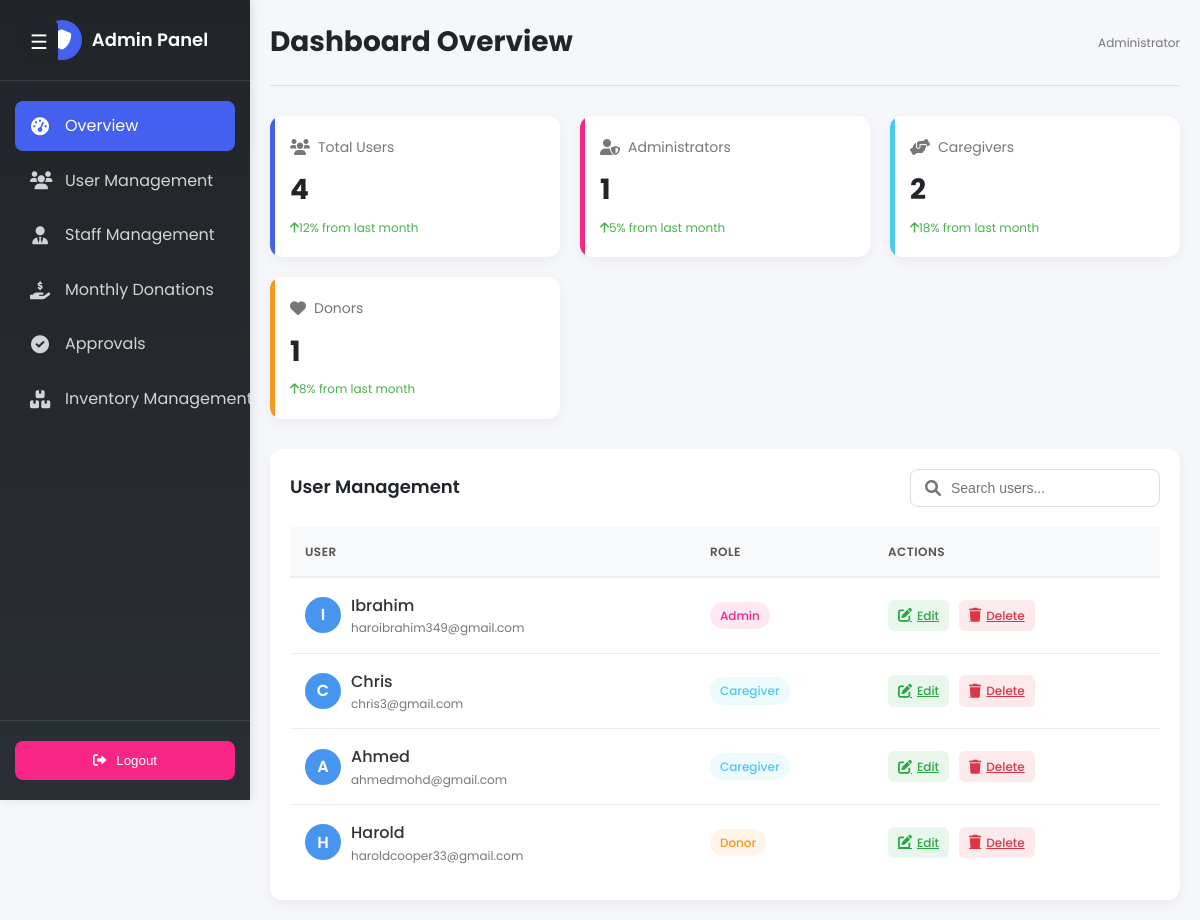
Page /admin_dashboard.php (signed in) on the committed database.
### tables this page shows
CREATE TABLE `users` (
  `id` int(11) NOT NULL,
  `username` varchar(50) NOT NULL,
  `email` varchar(100) NOT NULL,
  `password` varchar(255) NOT NULL,
  `role` enum('admin','caregiver','donor') DEFAULT 'donor'
);

### admin_dashboard.php (the view, shortened to what this page needs)
<?php
require 'db.php';
try
{
    $stmt = $pdo->query("SELECT id, username, email, role FROM users");
    $users = $stmt->fetchAll(PDO::FETCH_ASSOC);
} catch (PDOException $e)
{
    error_log("Database error: " . $e->getMessage());
    die("An error occurred while fetching user data.");
}
$role_counts = [
    'admin' => 0,
    'caregiver' => 0,
    'donor' => 0,
    'total' => count($users)
];
foreach ($users as $user)
{
    if (isset($role_counts[$user['role']]))
    {
        $role_counts[$user['role']]++;
    }
}
?>
<!DOCTYPE html>
<html lang="en">
<head>
    <link rel="stylesheet" href="https://cdnjs.cloudflare.com/ajax/libs/font-awesome/6.0.0-beta3/css/all.min.css">
</head>
<body>
    <button class="hamburger" onclick="toggleSidebar()">&#9776;</button>
    <div class="app-container">
        <div class="sidebar" id="sidebar">
            <div>
                <div class="logo-container">
                    <div class="logo">
                        <i class="fas fa-shield-alt"></i>
                    </div>
                    <span class="logo-text">Admin Panel</span>
                </div>
                <div class="nav-menu">
                    <div class="nav-item">
                        <a href="admin_dashboard.php" class="nav-link active">
                            <i class="fas fa-tachometer-alt"></i>
                            <span class="nav-link-text">Overview</span>
                        </a>
                    </div>
                    <div class="nav-item">
                        <a href="manage_users.php" class="nav-link">
                            <i class="fas fa-users"></i>
                            <span class="nav-link-text">User Management</span>
                        </a>
                    </div>
                    <div class="nav-item">
                        <a href="staff_management.php" class="nav-link">
                            <i class="fas fa-user-tie"></i>
                            <span class="nav-link-text">Staff Management</span>
                        </a>
                    </div>
                    <div class="nav-item">
                        <a href="monthly_donations.php" class="nav-link">
                            <i class="fas fa-hand-holding-usd"></i>
                            <span class="nav-link-text">Monthly Donations</span>
                        </a>
                    </div>
                    <div class="nav-item">
                        <a href="approvals.php" class="nav-link">
                            <i class="fas fa-check-circle"></i>
                            <span class="nav-link-text">Approvals</span>
                        </a>
                    </div>
                    <div class="nav-item">
                        <a href="inventory_management.php" class="nav-link">
                            <i class="fas fa-boxes"></i>
                            <span class="nav-link-text">Inventory Management</span>
                        </a>
                    </div>
                </div>
            </div>
            <div class="sidebar-footer">
                <form method="POST" action="logout.php">
                    <button type="submit" class="logout-btn">
                        <i class="fas fa-sign-out-alt"></i>
                        <span class="nav-link-text">Logout</span>
                    </button>
                </form>
            </div>
        </div>
        <div class="main-content" id="main-content">
            <div class="header">
                <h1>Dashboard Overview</h1>
                <div class="user-profile">
                    <div class="user-info">
                        <span class="user-role">Administrator</span>
                    </div>
                </div>
            </div>
            <div class="stats-container">
                <div class="stat-card fade-in" style="animation-delay: 0.1s;">
                    <div class="stat-title">
                        <i class="fas fa-users"></i>
                        Total Users
                    </div>
                    <div class="stat-value"><?php echo $role_counts['total']; ?></div>
                    <div class="stat-change">
                        <i class="fas fa-arrow-up"></i> 12% from last month
                    </div>
                </div>
                <div class="stat-card admin fade-in" style="animation-delay: 0.2s;">
                    <div class="stat-title">
                        <i class="fas fa-user-shield"></i>
                        Administrators
                    </div>
                    <div class="stat-value"><?php echo $role_counts['admin']; ?></div>
                    <div class="stat-change">
                        <i class="fas fa-arrow-up"></i> 5% from last month
                    </div>
                </div>
                <div class="stat-card caregiver fade-in" style="animation-delay: 0.3s;">
                    <div class="stat-title">
                        <i class="fas fa-hands-helping"></i>
                        Caregivers
                    </div>
                    <div class="stat-value"><?php echo $role_counts['caregiver']; ?></div>
                    <div class="stat-change">
                        <i class="fas fa-arrow-up"></i> 18% from last month
                    </div>
                </div>
                <div class="stat-card donor fade-in" style="animation-delay: 0.4s;">
                    <div class="stat-title">
                        <i class="fas fa-heart"></i>
                        Donors
                    </div>
                    <div class="stat-value"><?php echo $role_counts['donor']; ?></div>
                    <div class="stat-change">
                        <i class="fas fa-arrow-up"></i> 8% from last month
                    </div>
                </div>
            </div>
            <div class="table-container fade-in" style="animation-delay: 0.5s;">
                <div class="table-header">
                    <h2 class="table-title">User Management</h2>
                    <div class="search-box">
                        <i class="fas fa-search"></i>
                        <input type="text" placeholder="Search users...">
                    </div>
                </div>
                <table>
                    <thead>
                        <tr>
                            <th>User</th>
                            <th>Role</th>
                            <th>Actions</th>
                        </tr>
                    </thead>
                    <tbody>
                        <?php foreach ($users as $user): ?>
                            <tr>
                                <td>
                                    <div class="user-cell">
                                        <div class="user-avatar">
                                            <?php echo strtoupper(substr($user['username'], 0, 1)); ?>
                                        </div>
                                        <div>
                                            <div class="user-name"><?php echo htmlspecialchars($user['username']); ?></div>
                                            <div class="user-email"><?php echo htmlspecialchars($user['email']); ?></div>
                                        </div>
                                    </div>
                                </td>
                                <td>
                                    <span class="role-badge <?php echo htmlspecialchars($user['role']); ?>">
                                        <?php echo htmlspecialchars($user['role']); ?>
                                    </span>
                                </td>
                                <td>
                                    <div class="action-buttons">
                                        <a href="edit_user.php?id=<?php echo $user['id']; ?>" class="btn btn-sm btn-edit">
                                            <i class="fas fa-edit"></i> Edit
                                        </a>
                                        <a href="delete_user.php?id=<?php echo $user['id']; ?>" class="btn btn-sm btn-delete">
                                            <i class="fas fa-trash"></i> Delete
                                        </a>
                                    </div>
                                </td>
                            </tr>
                        <?php endforeach; ?>
                    </tbody>
                </table>
            </div>
        </div>
    </div>
</body>
</html>

### rows in the picture
users: username "I", username "Ibrahim", email "haroibrahim349@gmail.com", role "Admin"
users: username "C", username "Chris", email "chris3@gmail.com", role "Caregiver"
users: username "A", username "Ahmed", email "ahmedmohd@gmail.com", role "Caregiver"
users: username "H", username "Harold", email "haroldcooper33@gmail.com", role "Donor"

### other values in the picture
$role_counts['total'] "4"
$role_counts['admin'] "1"
$role_counts['caregiver'] "2"
$role_counts['donor'] "1"
